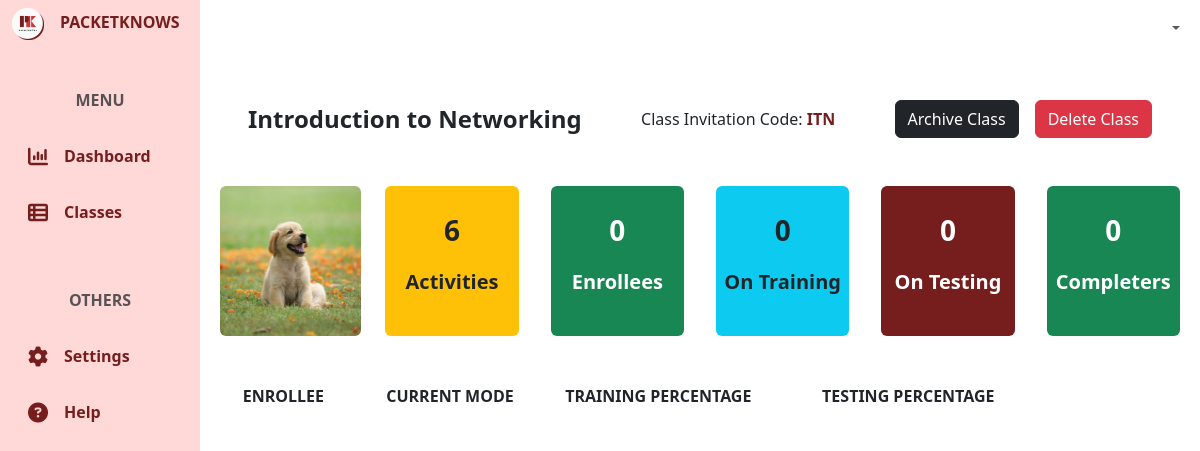
Page /classroom/class-dashboard/24/ on the committed database.
### classroom/models.py (models this page shows, shortened)
class Classroom(models.Model):
    name = models.CharField(max_length=255)
    code = models.CharField(max_length=255)
    description = models.CharField(max_length=255)
    icon = models.ImageField(upload_to='classroom/class-icons/', blank=True, null=True)
    section = models.CharField(max_length=50)
    school_year = models.CharField(max_length=50)
    instructor = models.ForeignKey(userModels.CustomUser, on_delete=models.CASCADE, related_name='instructor_classrooms', blank=True, null=True)
    students = models.ManyToManyField(userModels.CustomUser, through='Enrollment', related_name='enrolled_classrooms')
    course = models.ForeignKey(activityModels.Course, on_delete=models.CASCADE)
    is_active = models.BooleanField(default=True)
    date_updated = models.DateTimeField(auto_now=True)
    class Meta:
        ordering = ['-date_updated']
        verbose_name_plural = "Classrooms"

### classroom/views.py (the view, shortened to what this page needs)
# urls.py: path('class-dashboard/<int:classID>/', ClassroomViews.ClassDashboardView, name='classDashboard'),
def ClassDashboardView(request, classID):
    context={}
    if request.method == "POST":
        pass
    else:
        classroom = Classroom.objects.get(id=classID)
        context["classroom"] = classroom
        context["activityCount"] = BaseActivity.objects.filter(course=classroom.course).count()
        context["trainingCount"] = Enrollment.objects.filter(classroom=classroom, status="training").count()
        context["testingCount"] = Enrollment.objects.filter(classroom=classroom, status="testing").count()
        context["completedCount"] = Enrollment.objects.filter(classroom=classroom, status="completed").count()
        studentDatas = []
        students = classroom.students.all()
        context["studentDatas"] = studentDatas
    return render(request, 'core/classes/instructor-class-dashboard.html', context)

### templates/core/classes/instructor-class-dashboard.html (shortened to what this page needs)
{% extends 'core/base.html' %}
{% block content %}
<div class="container-fluid h-100">
    <div class="row h-100">
        <div class="col-2 fixed-top bg-pink h-100" id="green">
            {% include 'core/components/sidebar.html'%}
        </div>
        <div class="col-md-10 ms-auto" style="padding: 0; overflow-x: hidden !important;">
            {% include 'core/components/topnav.html'%}
            <main class="mt-5 pt-1">
                <div class="my-5 px-5 container d-flex justify-content-between align-items-center">
                    <div class="fs-4 fw-bold">
                        {{classroom.name}}
                    </div>
                    <div class="">
                        Class Invitation Code: <span class="text-dark-red fw-bold">{{classroom.code}}</span>
                    </div>
                    <div class="d-flex gap-3">
                        <button id="archiveClassbtn" class="btn btn-dark" hx-post="{% url 'classroom:archiveClass' classID=classroom.id%}" hx-swap="none" >
                            {% if classroom.is_active == True%}
                            Archive Class
                            {% else %}
                            Unarchive Class
                            {% endif %}
                        </button>
                        <button id="deleteClassbtn" class="btn btn-danger" hx-post="{% url 'classroom:deleteClass' classID=classroom.id%}" hx-swap="none">
                            Delete Class
                        </button>
                    </div>
                </div>
                <div class="mx-1 row text-center text-white">
                    <div class="col-md-2 d-flex vertical-align-center">
                        <img class="mx-1 img-fluid rounded " src="{{classroom.icon.url}}" alt="" height="150px">
                    </div>
                    <div class="col-md-2 ">
                        <div class="mx-1 bg-warning rounded text-dark"  style="height:150px;">
                            <div class="d-flex flex-column justify-content-center align-items-center h-100">
                                <p class="fs-3 fw-bold">{{activityCount}}</p>
                                <p class="fs-5 fw-bold">Activities</p>
                            </div>
                        </div>
                    </div>
                    <div class="col-md-2 ">
                        <div class="mx-1 bg-success rounded"  style="height:150px;">
                            <div class="d-flex flex-column justify-content-center align-items-center h-100">
                                <p class="fs-3 fw-bold">{{classroom.students.all.count}}</p>
                                <p class="fs-5 fw-bold">Enrollees</p>
                            </div>
                        </div>
                    </div>
                    <div class="col-md-2 ">
                        <div class="mx-1 bg-info rounded text-dark"  style="height:150px;">
                            <div class="d-flex flex-column justify-content-center align-items-center h-100">
                                <p class="fs-3 fw-bold">{{trainingCount}}</p>
                                <p class="fs-5 fw-bold">On Training</p>
                            </div>
                        </div>
                    </div>
                    <div class="col-md-2 ">
                        <div class="mx-1 bg-dark-red rounded"  style="height:150px;">
                            <div class="d-flex flex-column justify-content-center align-items-center h-100">
                                <p class="fs-3 fw-bold">{{testingCount}}</p>
                                <p class="fs-5 fw-bold">On Testing</p>
                            </div>
                        </div>
                    </div>
                    <div class="col-md-2 ">
                        <div class="mx-1 bg-success rounded"  style="height:150px;">
                            <div class="d-flex flex-column justify-content-center align-items-center h-100">
                                <p class="fs-3 fw-bold">{{completedCount}}</p>
                                <p class="fs-5 fw-bold">Completers</p>
                            </div>
                        </div>
                    </div>
                </div>
                <div class="container mt-5 ">
                    <div class="row text-center fw-bold mb-3">
                        <div class="col-2">ENROLLEE</div>
                        <div class="col-2">CURRENT MODE</div>
                        <div class="col-3">TRAINING PERCENTAGE</div>
                        <div class="col-3">TESTING PERCENTAGE</div>
                        <div class="col-2"></div>
                    </div>
                </div>
            </main>
        </div>
    </div>
</div>
{% endblock %}

### static/css/global.css (style rules this page uses)
.text-dark-red { color:#761E1E; }
.bg-dark-red { background-color: #761E1E; }
.bg-pink { background-color: #FFD8D8; }

### rows in the picture
Classroom: name "Introduction to Networking", code "ITN", icon (picture), students.all.count "0"

### other values in the picture
{{ activityCount }} "6"
{{ trainingCount }} "0"
{{ testingCount }} "0"
{{ completedCount }} "0"
